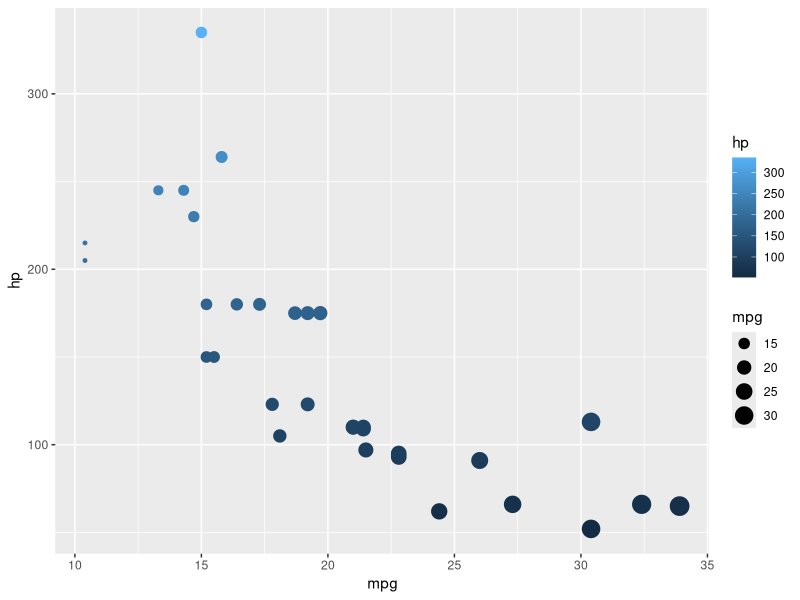

R code for this plot:
## ---- chunk 1
library(tidyverse)
## ---- chunk 2
## Does 4 match 5? Answer is false
4 == 5
## ---- chunk 3
## Does 4 not match 5? Answer is true
4 != 5
## ---- chunk 4
## Does 4 match "4"? Answer is true
4 == "4"
## ---- chunk 5
## With stored variable names
cat <- 10 
dog <- 7
cat > dog
## ---- chunk 6
## Is dog greater than cat OR is cat less than 20? 
dog > cat | cat < 20

## IS dog less than cat AND cat == 10
dog < cat & cat == 10
## ---- chunk 7
ggplot(data = mtcars, aes(x = mpg, y = hp)) + geom_point(aes(size = mpg, color = hp))
